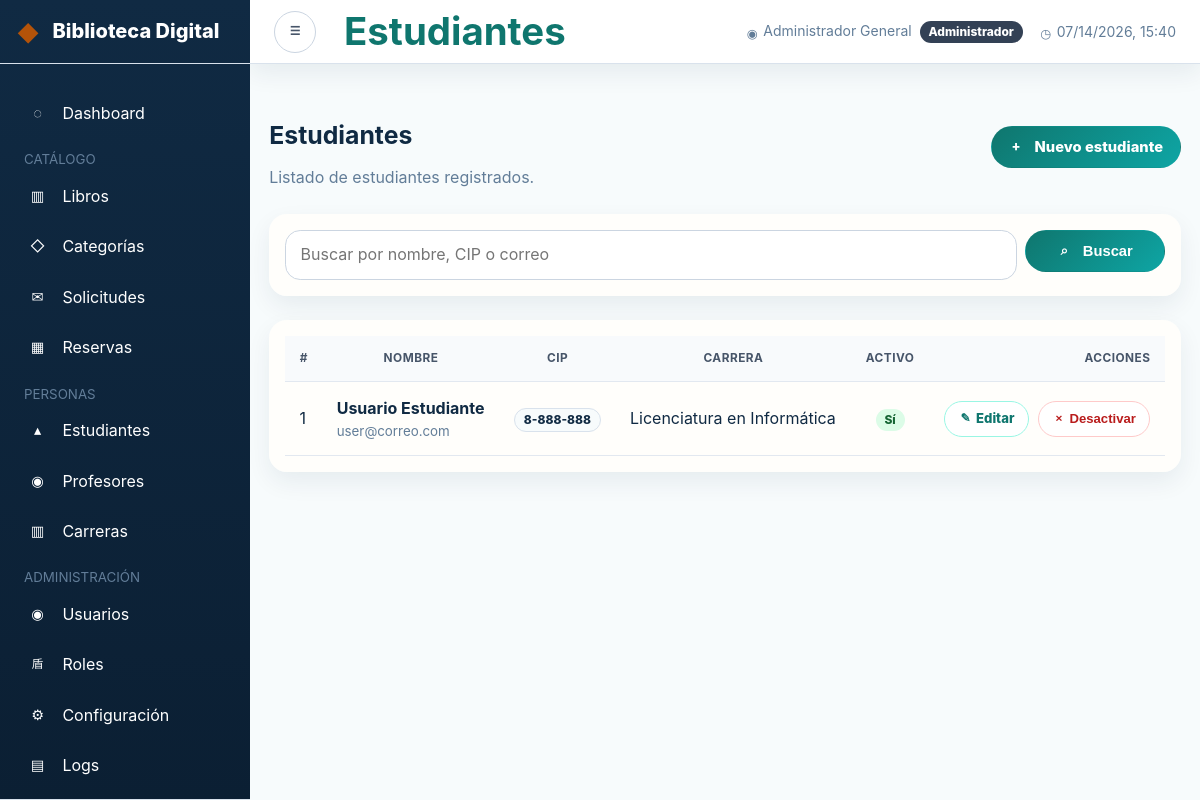
The app's page /public/index.php?mod=estudiantes (signed in) with its own data.
### tables this page shows
CREATE TABLE `estudiantes` (
    `id_estudiante`     INT UNSIGNED NOT NULL AUTO_INCREMENT,
    `cip`               VARCHAR(20) NOT NULL,
    `primer_nombre`     VARCHAR(100) NOT NULL,
    `segundo_nombre`    VARCHAR(100),
    `primer_apellido`   VARCHAR(100) NOT NULL,
    `segundo_apellido`  VARCHAR(100),
    `fecha_nacimiento`  DATE NOT NULL,
    `id_carrera`        INT UNSIGNED NOT NULL,
    `email`             VARCHAR(255),
    `password_hash`     VARCHAR(255),
    `activo`            TINYINT(1) NOT NULL DEFAULT 1,
    `intentos_fallidos` TINYINT(1) NOT NULL DEFAULT 0,
    `bloqueado`         TINYINT(1) NOT NULL DEFAULT 0,
    `ultimo_login`      DATETIME NULL,
    `created_at`        DATETIME NOT NULL DEFAULT CURRENT_TIMESTAMP,
    `updated_at`        DATETIME NOT NULL DEFAULT CURRENT_TIMESTAMP ON UPDATE CURRENT_TIMESTAMP,
    PRIMARY KEY (`id_estudiante`),
    UNIQUE KEY `uq_estudiante_cip` (`cip`),
    UNIQUE KEY `uq_estudiante_email` (`email`),
    KEY `idx_estudiante_carrera` (`id_carrera`),
    CONSTRAINT `fk_estudiante_carrera`
        FOREIGN KEY (`id_carrera`) REFERENCES `carreras` (`id_carrera`)
);

CREATE TABLE `carreras` (
    `id_carrera`  INT UNSIGNED NOT NULL AUTO_INCREMENT,
    `nombre`      VARCHAR(150) NOT NULL,
    `codigo`      VARCHAR(20) NOT NULL,
    `descripcion` TEXT,
    `activo`      TINYINT(1) NOT NULL DEFAULT 1,
    `created_at`  DATETIME NOT NULL DEFAULT CURRENT_TIMESTAMP,
    `updated_at`  DATETIME NOT NULL DEFAULT CURRENT_TIMESTAMP ON UPDATE CURRENT_TIMESTAMP,
    PRIMARY KEY (`id_carrera`),
    UNIQUE KEY `uq_carrera_codigo` (`codigo`)
);

### controllers/EstudianteController.php (called while the page is built, shortened)
<?php
class EstudianteController
{
    private EstudianteModel $modelo;
    public function __construct()
    {
        $this->modelo = new EstudianteModel();
    }
    public function index(): void
    {
        $busqueda = Sanitizador::texto($_GET['q'] ?? '');
        $pagina = max(1, Sanitizador::entero($_GET['pag'] ?? 1));
        $estudiantes = $this->modelo->obtenerTodos($pagina, $busqueda);
        require_once SRC_PATH . '/views/estudiantes/index.php';
    }
}

### public/index.php (called while the page is built, shortened)
<?php
$mod = Sanitizador::alfanumerico($_GET['mod'] ?? 'portal');
$accion = Sanitizador::alfanumerico($_GET['accion'] ?? 'index');
switch ($mod) {
    case 'estudiantes':
        $controller = new EstudianteController();
        break;
}
$controller->{$accion}();

### utilidades/Sanitizador.php (called while the page is built, shortened)
<?php
class Sanitizador
{
    public static function texto(string $valor): string
    {
        $valor = trim(strip_tags($valor));
        return preg_replace('/\s+/', ' ', $valor) ?? '';
    }
    public static function entero($valor): int
    {
        return filter_var($valor, FILTER_VALIDATE_INT) ?: 0;
    }
    public static function html(string $valor): string
    {
        return htmlspecialchars($valor, ENT_QUOTES | ENT_SUBSTITUTE, 'UTF-8');
    }
}

### utilidades/Env.php (called while the page is built, shortened)
<?php
final class Env
{
    public static function get(string $clave, mixed $default = null): mixed
    {
        $valor = getenv($clave);
        if ($valor !== false) {
            return $valor;
        }
        return $default;
    }
    public static function int(string $clave, int $default = 0): int
    {
        return (int) self::get($clave, $default);
    }
}

### conexion/Conexion.php (called while the page is built, shortened)
<?php
class Conexion
{
    private static ?Conexion $instancia = null;
    private function __construct()
    {
        $host = (string) Env::get('DB_HOST', 'localhost');
        $port = Env::int('DB_PORT', 3306);
        $name = (string) Env::get('DB_NAME', 'biblioteca_digital');
        $user = (string) Env::get('DB_USER', 'bib_app');
        $pass = (string) Env::get('DB_PASS', 'B!bl10t3c@_S3cur3#2025');
        $charset = (string) Env::get('DB_CHARSET', 'utf8mb4');
        $dsn = sprintf(
            'mysql:host=%s;port=%d;dbname=%s;charset=%s',
            $host,
            $port,
            $name,
            $charset
        );
        $opciones = [
            PDO::ATTR_ERRMODE            => PDO::ERRMODE_EXCEPTION,
            PDO::ATTR_DEFAULT_FETCH_MODE => PDO::FETCH_ASSOC,
            PDO::ATTR_EMULATE_PREPARES   => false,
            PDO::MYSQL_ATTR_FOUND_ROWS   => true,
        ];
    }
    public static function obtenerInstancia(): self
    {
        if (self::$instancia === null) {
            self::$instancia = new self();
        }
        return self::$instancia;
    }
}

### models/EstudianteModel.php (called while the page is built, shortened)
<?php
class EstudianteModel implements IRepositorio
{
    private PDO $pdo;
    public function __construct() { $this->pdo = Conexion::obtenerInstancia()->getConexion(); }
    public function obtenerTodos(int $pagina = 1, string $busqueda = ''): array
    {
        $offset = ($pagina - 1) * POR_PAGINA;
        $like   = "%$busqueda%";
        $stmt   = $this->pdo->prepare(
            'SELECT e.*, c.nombre AS carrera
             FROM   estudiantes e
             JOIN   carreras c ON c.id_carrera = e.id_carrera
             WHERE  e.cip LIKE ? OR e.primer_nombre LIKE ? OR e.primer_apellido LIKE ? OR e.email LIKE ?
             ORDER  BY e.primer_apellido, e.primer_nombre
             LIMIT  ? OFFSET ?'
        );
        $stmt->execute([$like, $like, $like, $like, POR_PAGINA, $offset]);
        return $stmt->fetchAll();
    }
}

### views/estudiantes/index.php (the view, shortened to what this page needs)
<?php
require_once SRC_PATH . '/views/layout/header.php';
?>
<div class="container py-4">
  <div class="d-flex justify-content-between align-items-center mb-4">
    <div>
      <h1 class="h3 mb-0">Estudiantes</h1>
      <p class="text-muted mb-0">Listado de estudiantes registrados.</p>
    </div>
    <a href="<?= BASE_URL ?>/index.php?mod=estudiantes&accion=form" class="btn btn-primary">
      <i class="bi bi-plus-circle me-1"></i>Nuevo estudiante
    </a>
  </div>
  <div class="card border-0 shadow-sm mb-4">
    <div class="card-body">
      <form method="GET" action="<?= BASE_URL ?>/index.php" class="row g-2">
        <div class="col-md-10">
          <input
            type="search"
            name="q"
            class="form-control"
            placeholder="Buscar por nombre, CIP o correo"
            value="<?= Sanitizador::html($busqueda ?? '') ?>"
          >
        </div>
        <div class="col-md-2">
          <button type="submit" class="btn btn-primary w-100">
            <i class="bi bi-search me-1"></i>Buscar
          </button>
        </div>
      </form>
    </div>
  </div>
  <?php if (!empty($estudiantes)): ?>
    <div class="card border-0 shadow-sm">
      <div class="card-body">
        <div class="table-responsive">
          <table class="table table-hover align-middle mb-0">
            <thead class="table-light">
              <tr>
                <th>#</th>
                <th>Nombre</th>
                <th>CIP</th>
                <th>Carrera</th>
                <th class="text-center">Activo</th>
                <th class="text-end">Acciones</th>
              </tr>
            </thead>
            <tbody>
              <?php foreach ($estudiantes as $estudiante): ?>
                <tr>
                  <td><?= (int)($estudiante['id_estudiante'] ?? 0) ?></td>
                  <td>
                    <div class="fw-semibold">
                      <?= Sanitizador::html(trim(
                        ($estudiante['primer_nombre'] ?? '') . ' ' .
                        ($estudiante['segundo_nombre'] ?? '') . ' ' .
                        ($estudiante['primer_apellido'] ?? '') . ' ' .
                        ($estudiante['segundo_apellido'] ?? '')
                      )) ?>
                    </div>
                    <?php if (!empty($estudiante['email'])): ?>
                      <small class="text-muted d-block">
                        <?= Sanitizador::html($estudiante['email']) ?>
                      </small>
                    <?php endif; ?>
                  </td>
                  <td>
                    <span class="badge bg-light text-dark border">
                      <?= Sanitizador::html($estudiante['cip'] ?? '') ?>
                    </span>
                  </td>
                  <td>
                    <?= Sanitizador::html($estudiante['carrera'] ?? '') ?>
                  </td>
                  <td class="text-center">
                    <?php if (!empty($estudiante['activo'])): ?>
                      <span class="badge text-bg-success">Sí</span>
                    <?php else: ?>
                      <span class="badge text-bg-secondary">No</span>
                    <?php endif; ?>
                  </td>
                  <td class="text-end">
                    <div class="d-flex justify-content-end align-items-center gap-2 flex-nowrap">
                      <a
                        href="<?= BASE_URL ?>/index.php?mod=estudiantes&accion=form&id=<?= (int)$estudiante['id_estudiante'] ?>"
                        class="btn btn-sm btn-outline-primary d-inline-flex align-items-center gap-1">
                        <i class="bi bi-pencil-square"></i>
                        <span>Editar</span>
                      </a>
                      <?php if (!empty($estudiante['activo'])): ?>
                        <form
                          method="POST"
                          action="<?= BASE_URL ?>/index.php?mod=estudiantes&accion=eliminar"
                          class="m-0"
                          onsubmit="return confirm('¿Seguro que deseas desactivar este estudiante?');">
                          <button type="submit" class="btn btn-sm btn-outline-danger d-inline-flex align-items-center gap-1">
                            <i class="bi bi-trash"></i>
                            <span>Desactivar</span>
                          </button>
                        </form>
                      <?php else: ?>
                        <span class="text-muted small">Desactivado</span>
                      <?php endif; ?>
                    </div>
                  </td>
                </tr>
              <?php endforeach; ?>
            </tbody>
          </table>
        </div>
      </div>
    </div>
  <?php else: ?>
    <div class="alert alert-info">No hay estudiantes registrados.</div>
  <?php endif; ?>
</div>
<?php require_once SRC_PATH . '/views/layout/footer.php'; ?>

### records on screen
estudiantes: id_estudiante "1", primer_nombre+segundo_nombre+primer_apellido "Usuario Estudiante", email "user@correo.com", cip "8-888-888", id_carrera.nombre "Licenciatura en Informática", activo "Sí"

### other values on screen
Sanitizador::html($tituloPagina ?? '') "Estudiantes"
Sanitizador::html($_SESSION['usuario']['nombre'] ?? '') "Administrador General"
